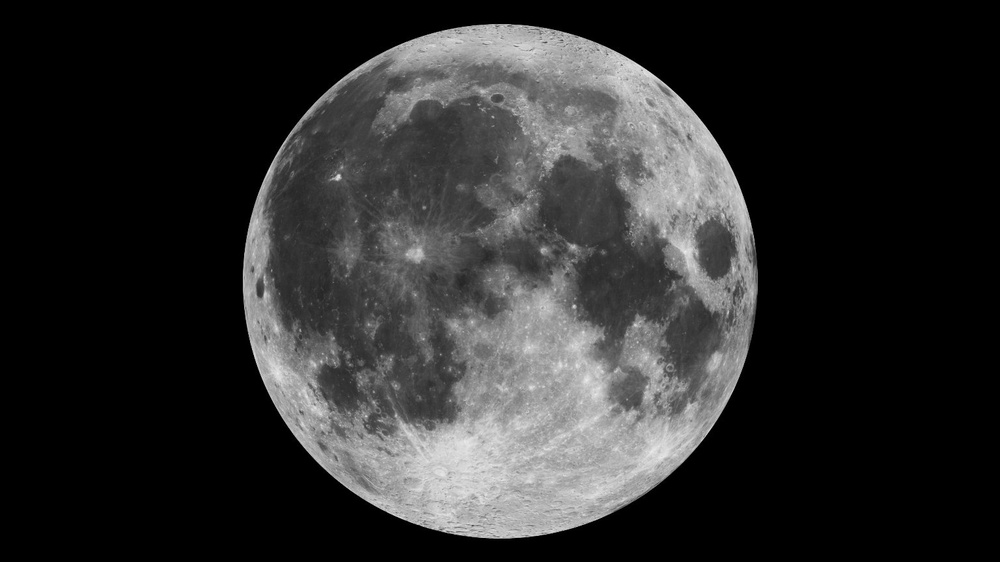
#> input picture block-2/moon.jpg, 1000 x 562 px, shrunk from 1536 x 864 before the run
$ python gaussian.py
#> lines starting #> are read from the running program, lines starting #| are printed output that depends on the picture
import cv2
import numpy as np
from matplotlib import pyplot as plt
#Gaussian function
def gaussian_noise(img , height , width , coef , mu , sigma):
    img_copy = img.copy()
    img_gaussian=np.random.normal(mu , sigma , (height, width))
    arr = np.random.random((height, width))
    for i in range(height):
        for j in range(width):
            if arr[i][j]>coef:
                pass
            elif arr[i][j]<coef and (coef)/2 > (arr[i][j]):
                img_copy[i][j]=img_gaussian[i][j]
            elif arr[i][j]<coef and (coef)/2 < (arr[i][j]):
                img_copy[i][j]=img_gaussian[i][j]
    return(img_copy)
def main():
    #Sourcing and operating the images
    img = cv2.imread('../moon.jpg' )
#> img is the input picture: shape (562, 1000, 3); min 0, max 239, mean 44.5
    height, width , sd= img.shape
#> height = 562; width = 1000; sd = 3
    img = cv2.cvtColor(img, cv2.COLOR_BGR2GRAY)
#> img: shape (562, 1000)
    noisy=gaussian_noise(img ,  height , width ,0.1, 126 , 30)
#> after the loop in gaussian_noise, `for i in range(height):`:
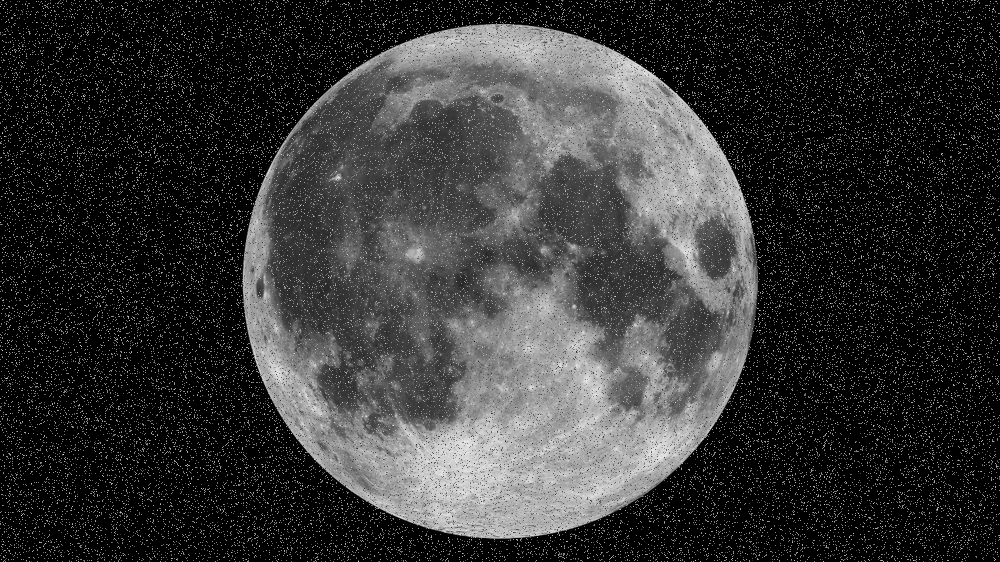
#> img_copy: shape (562, 1000); min 0, max 247, mean 52.6
    cv2.randn(img,126,180);
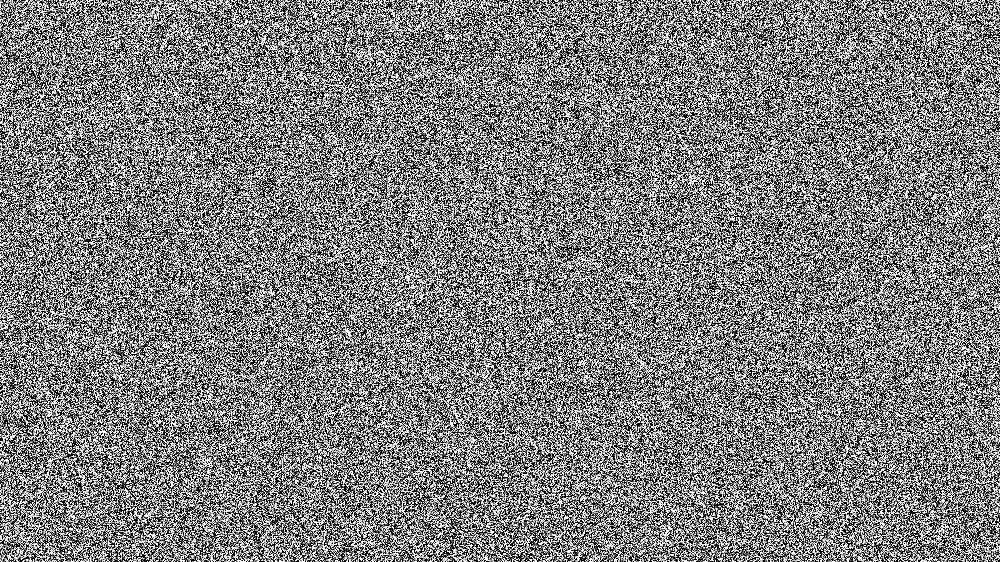
#> img: shape (562, 1000); min 0, max 255, mean 126.8

    # Plotting the image
    plt.subplot(121),plt.imshow((255-img) ,cmap='Greys'),plt.title('Original')
    plt.xticks([]), plt.yticks([])
    plt.subplot(122),plt.imshow((255-(noisy)), cmap='Greys'),plt.title('Noise')
    plt.xticks([]), plt.yticks([])
    plt.show()
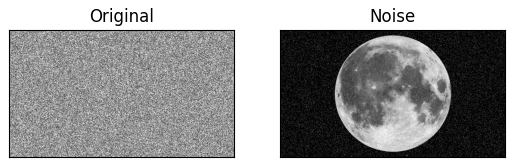
#> figure drawn by matplotlib, 2 panels
if __name__ == "__main__":
    main()

$ run again, with block-2/chess.jpg copied over block-2/moon.jpg
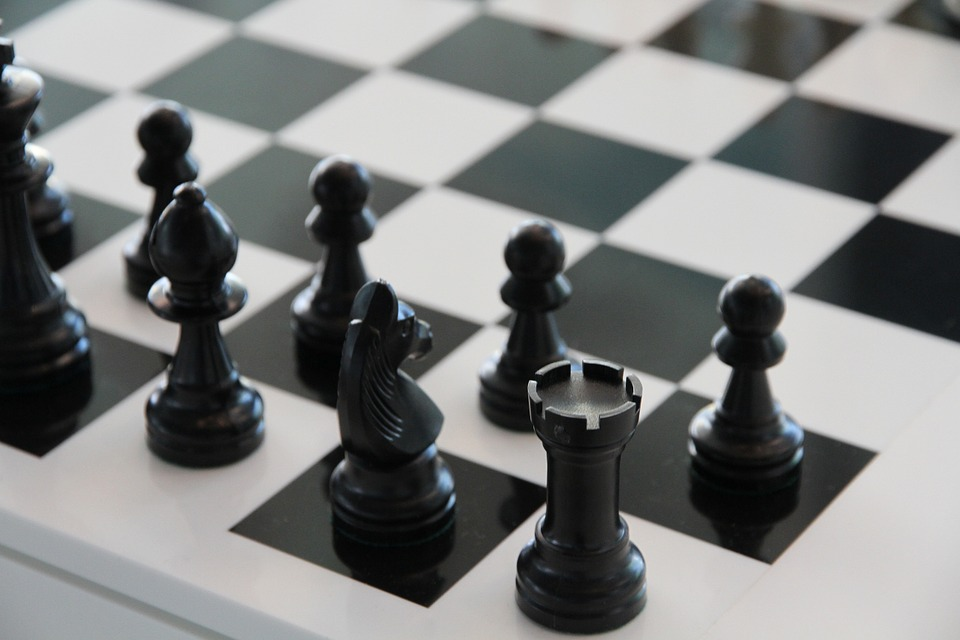
#> input picture block-2/chess.jpg, 960 x 640 px
#> in main, img is the input picture: shape (640, 960, 3); mean B, G, R 126.6, 127.3, 125.9
#> after the loop in gaussian_noise, `for i in range(height):`:
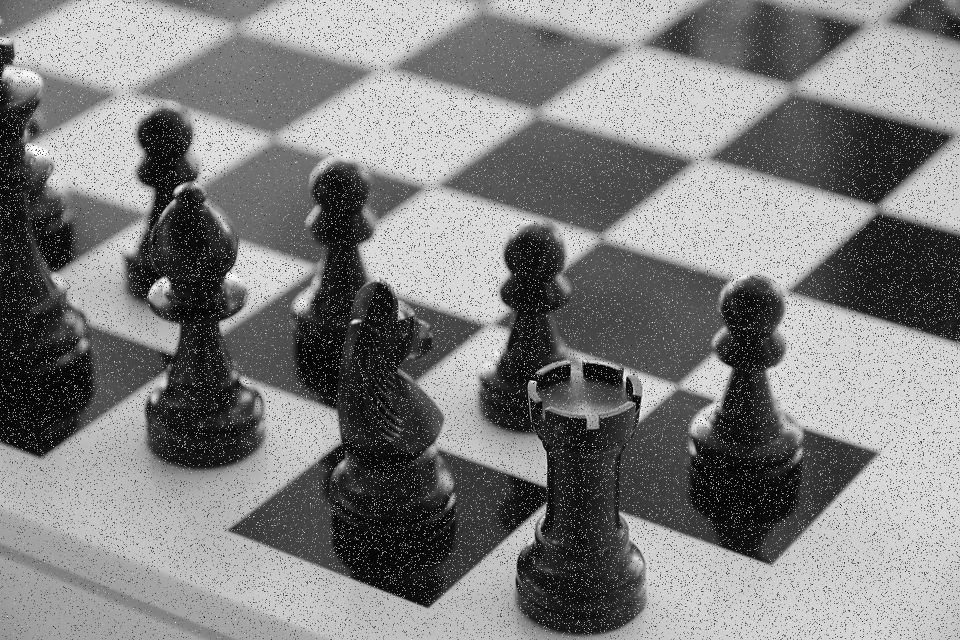
#> img_copy: shape (640, 960); min 0, max 255, mean 126.7
#> in main, `plt.show()`:
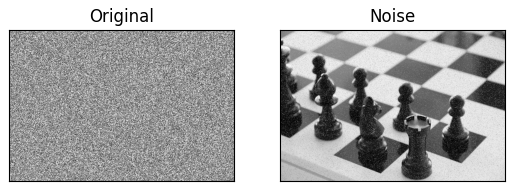
#> figure drawn by matplotlib, 2 panels

$ run again, with block-2/park.jpg copied over block-2/moon.jpg
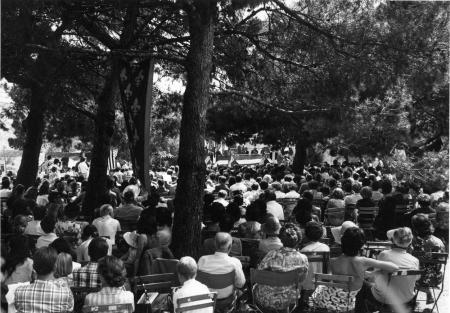
#> input picture block-2/park.jpg, 450 x 313 px
#> in main, img is the input picture: shape (313, 450, 3); min 0, max 255, mean 66.3
#> after the loop in gaussian_noise, `for i in range(height):`:
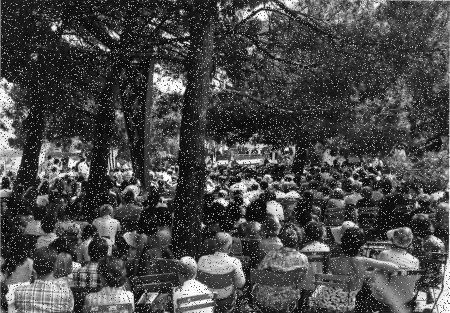
#> img_copy: shape (313, 450); min 0, max 255, mean 72.3
#> in main, `plt.show()`:
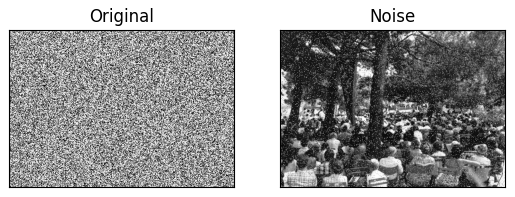
#> figure drawn by matplotlib, 2 panels

$ run again, with block-2/zebra.jpg copied over block-2/moon.jpg
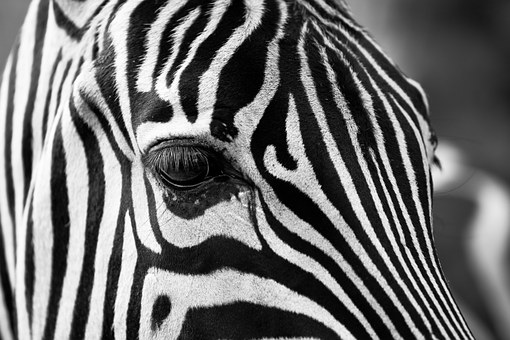
#> input picture block-2/zebra.jpg, 510 x 340 px
#> in main, img is the input picture: shape (340, 510, 3); min 0, max 255, mean 109.4
#> after the loop in gaussian_noise, `for i in range(height):`:
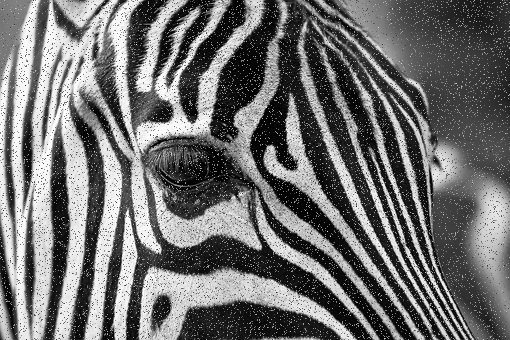
#> img_copy: shape (340, 510); min 0, max 255, mean 111.2
#> in main, `plt.show()`:
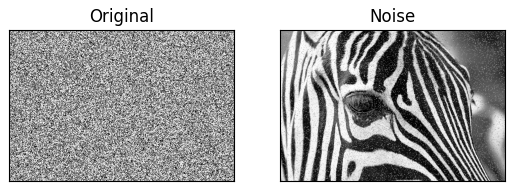
#> figure drawn by matplotlib, 2 panels
